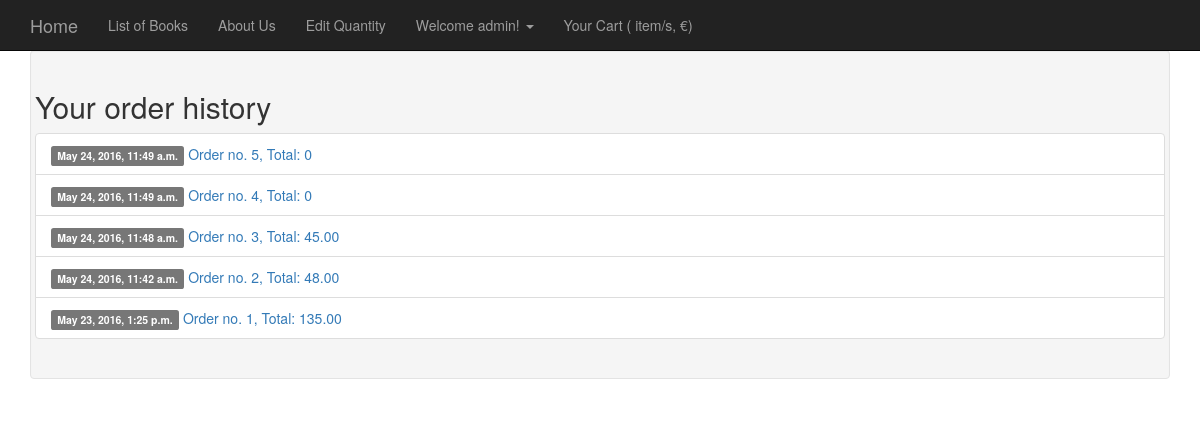
Page /orders/history/ (signed in) on the earlier database version.
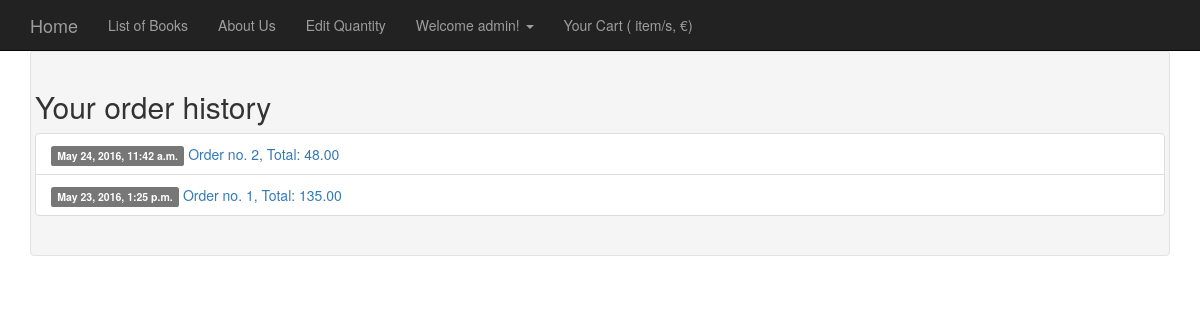
Same page on the later database version.
### orders/models.py (models this page shows, shortened)
class Order(models.Model):
	first_name = models.CharField(max_length=50)
	last_name = models.CharField(max_length=50)
	email = models.EmailField()
	address = models.CharField(max_length=250)
	postal_code = models.CharField(max_length=20)
	city = models.CharField(max_length=100)
	created = models.DateTimeField(auto_now_add=True)
	updated = models.DateTimeField(auto_now=True)
	paid = models.BooleanField(default=False)
	placed_by_user = models.ForeignKey(settings.AUTH_USER_MODEL)
	class Meta:
		ordering = ('-created',)
	def get_total_cost(self):
		return sum(item.get_cost() for item in self.items.all())

class OrderItem(models.Model):
	order = models.ForeignKey(Order, related_name='items')
	product = models.ForeignKey(Book, related_name='order_items')
	price = models.DecimalField(max_digits=10, decimal_places=2)
	quantity = models.PositiveIntegerField(default=1)
	def get_cost(self):
		return self.price * self.quantity

### orders/views.py (the view)
def show_history(request):
	orders = get_list_or_404(Order, placed_by_user= request.user)
	context = {'orders': orders}
	return render(request, 'orders/orderHistory.html', context)

### orders/templates/orders/orderHistory.html
{% extends 'bookstore/base.html'%}
{%block content%}
<div class="container">
	<div class="well">
        <div class="row">
			<H2>Your order history</H2>
			<ul class="list-group">
				{% for order in orders%}
				<li class="list-group-item">
					<a href="{% url 'orders:order_detailed' order.id %}"><span class="label label-default label-pill pull-xs-right">{{order.created}}</span>
					Order no. {{order.id}}, Total: {{order.get_total_cost}}
					</a>
				</li>
				{%endfor %}
			</ul>
		</div>
	</div>
</div>
{% endblock%}

Differences in the rows shown:
removed Order: created "May 24, 2016, 11:49 a.m.", id "5", get_total_cost "0"
removed Order: created "May 24, 2016, 11:49 a.m.", id "4", get_total_cost "0"
removed Order: created "May 24, 2016, 11:48 a.m.", id "3", get_total_cost "45.00"
